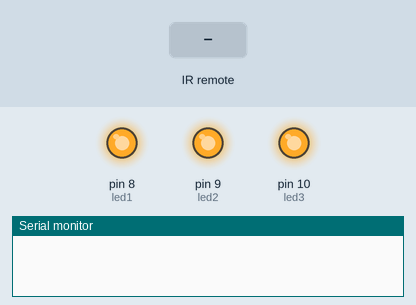
The sketch below on a simulated Arduino Uno, built with avr-gcc and run on an emulated ATmega328P. Parts: output pins drawn as LEDs (lit = HIGH), the last lines printed to the serial monitor. The inputs (shaded band) are chosen by the test bench. EEPROM starts erased.

Above: at 1.2 s.
1.3 s: infrared code 0x38863BE0 received
At 2.5 s:
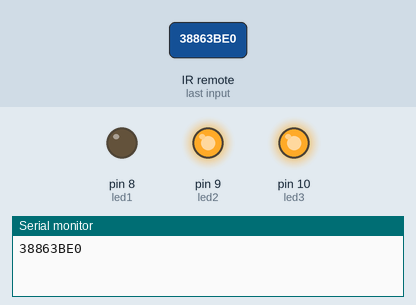
2.8 s: infrared code 0x38863BD0 received
At 3.7 s:
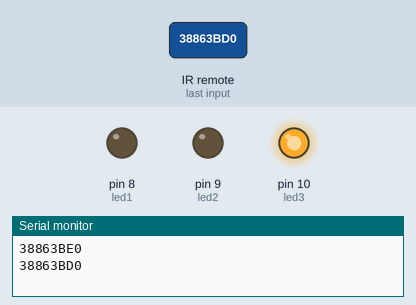
4.3 s: infrared code 0x38863BF0 received
At 4.9 s:
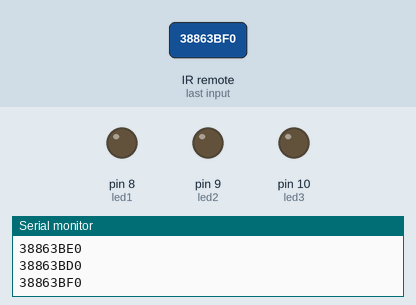
5.8 s: infrared code 0x38863BE0 received
At 7.0 s:
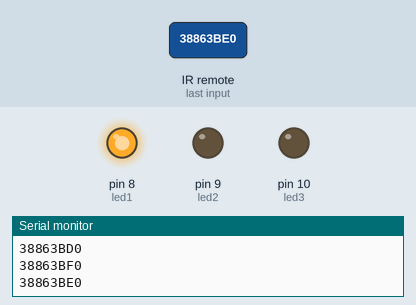
7.3 s: infrared code 0x38863BD0 received
At 8.3 s:
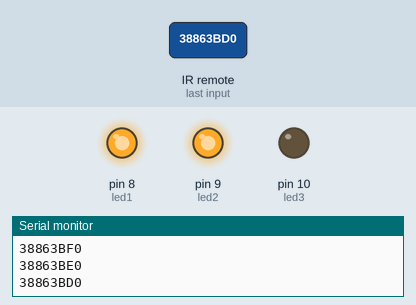
8.8 s: infrared code 0x38863BD2 received
At 9.7 s:
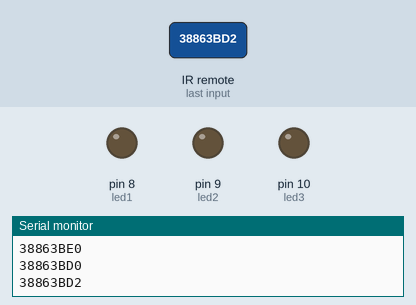
Timing chart, 0 to 11.3 s (numbered marks = the images above; inputs shaded):
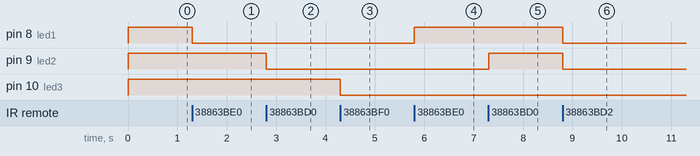

The sketch:

Remote_Control_Switch_With_EEPROM.ino
```cpp
/*
USE >> Arduino UNO
##Input Pin
PIN 2 >> Data recive pin fron ir sensor
##Output Pin
PIN 8 >> Connect Load 1
PIN 9 >> Connect Load 2
PIN 10 >> Connect Load 3
##Ir Remote Selection >> Please see in remote Pic from Induestrial Control folder
power Button >> All on /All off
Button 1 >> Load1 on/off
Button 2 >> Load2 on/off
Button 3 >> Load3 on/off
*/


#include <IRremote.h>
#include<EEPROM.h>
int RECV_PIN = 2;
IRrecv irrecv(RECV_PIN);
decode_results results;
  byte value1 = HIGH ;
  byte value2 = HIGH ;
  byte value3 = HIGH ;

int state1=0;
int state2=0;
int state3=0;
int state4=0;

int led1=8;
int led2=9;
int led3=10;

void setup()
{
  Serial.begin(9600);
  irrecv.enableIRIn(); // Start the receiver
  pinMode(led1,OUTPUT); // in1
  pinMode(led2,OUTPUT); // in2
  pinMode(led3,OUTPUT); // in3

}

void loop() {

    if (irrecv.decode(&results)) {
    Serial.println(results.value, HEX);
    irrecv.resume(); // Receive the next value

   //1
    if(results.value == 0x38863BE0)
    {
     digitalWrite(led1,state1);
     EEPROM.write('L1',state1);
     state1 = !state1;
    }


// 2

    else if(results.value == 0x38863BD0)
    {
     digitalWrite(led2,state2);
     EEPROM.write('L2',state2);
     state2 = !state2;
    }


    // 3
   else if(results.value == 0x38863BF0)
    {
     digitalWrite(led3,state3);
     EEPROM.write('L3',state3);
     state3 = !state3;

    }


///  power on off
 else if (results.value == 0x38863BD2)
    {


     digitalWrite(8,state4);
     EEPROM.write('L1',state4);
     digitalWrite(9,state4);
     EEPROM.write('L2',state4);
     digitalWrite(10,state4);
     EEPROM.write('L3',state4);
     state4 = !state4;

    }


    }

else
 {

   value1 = EEPROM.read('L1');
   value2 = EEPROM.read('L2');
   value3 = EEPROM.read('L3');
  digitalWrite(led1, value1);
  digitalWrite(led2, value2);
  digitalWrite(led3, value3);


 }


}
```

Measured:
- after the input at 1.3 s, pin 8 (led1): HIGH → LOW at once
- after the input at 2.8 s, pin 9 (led2): HIGH → LOW at once
- after the input at 4.3 s, pin 10 (led3): HIGH → LOW at once
- after the input at 5.8 s, pin 8 (led1): LOW → HIGH at once
- after the input at 7.3 s, pin 9 (led2): LOW → HIGH at once
- after the input at 8.8 s, pin 8 (led1), pin 9 (led2): HIGH → LOW at once
